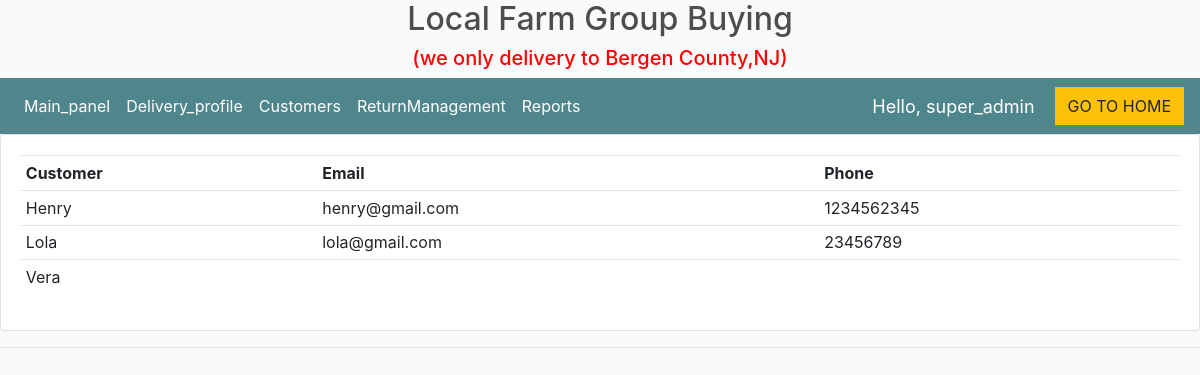
The page /customer_info/ (signed in) on the database its author committed.
### store/models.py (models this page shows, shortened)
class Customer(models.Model):
    user = models.OneToOneField(User, null=True, blank=True, on_delete=models.CASCADE)
    name = models.CharField(max_length=200, null=True)
    email = models.EmailField(max_length=200)
    phone = models.CharField(max_length=200)
    profile_pic = models.ImageField(default='touxiang.png', null=True, blank=True)

### store/decorators.py (the view)
   def wrapper_function(request, *args, **kwargs):
      group = None
      if request.user.groups.exists():
         group = request.user.groups.all()[0].name
      if group == 'customer':
         return redirect('customer')
      if group == 'admin':
         return view_func(request, *args, **kwargs)

### store/views.py (called while the page is built)
@login_required(login_url='login')
@admin_only
def customerInfo(request):
	customers = Customer.objects.all()
	context = {'customers': customers}
	return render(request, 'store/customer_info.html', context)

### store/templates/store/customer_info.html
{%  extends 'store/maindashboard.html' %}
{% load static %}
{% block content %}
<div class="row">
	<div class="col-md">
		<div class="card card-body">
			<table class="table table-sm">
				<tr>
					<th>Customer</th>
					<th>Email</th>
					<th>Phone</th>
				</tr>
				{% for c in customers %}
				    <tr>
						<td>{{c.name}}</td>
						<td>{{c.email}}</td>
						<td>{{c.phone}}</td>
					</tr>
				{% endfor %}
            </table>
		</div>
    </div>
</div>
{% endblock %}

### store/templates/store/navbardashboard.html (shortened to what this page needs)
{% load static %}
<nav class="navbar navbar-expand-lg navbar-dark bg-dark">
    <div class="collapse navbar-collapse" id="navbarSupportedContent">
	    <ul class="navbar-nav mr-auto">
	      <li class="nav-item active">
	        <a class="nav-link" href="{% url 'dashboard' %}">Main_panel </a>
	      </li>
			<li class="nav-item active">
	        <a class="nav-link" href="{% url 'delivery' %}">Delivery_profile</a>
			</li>
			<li class="nav-item active">
	        <a class="nav-link" href="{% url 'customer_info' %}">Customers</a>
			</li>
			<li class="nav-item active">
	        <a class="nav-link" href="{% url 'ReturnManagement' %}">ReturnManagement</a>
			</li>
		 {% if request.user.is_superuser%}
	      <li class="nav-item active">
	        <a class="nav-link" href="{% url 'reports' %}">Reports</a>
	      </li>
			{% endif %}
	    </ul>
	     	<span class="hello-msg">Hello, {{request.user}}</span>
	    <div class="form-inline my-2 my-lg-0">
	     	<a href="{% url 'homein' %}"class="btn btn-warning">GO TO HOME</a>
	    </div>
       </div>
	 </nav>

### static/css/main.css (style rules this page uses)
body { background-color: hsl(0, 0%, 98%); }
.bg-dark { background-color: #4f868c!important; }
.btn { border-radius: 0; }

### store/templates/store/navbardashboard.html (style rules this page uses)
.hello-msg { font-size: 18px; color: #fff; margin-right: 20px; }

### rows shown on the page
Customer: name "Henry", email "henry@gmail.com", phone "1234562345"
Customer: name "Lola", email "lola@gmail.com", phone "23456789"
Customer: name "Vera"

### other values the page prints
{{ request.user }} "super_admin"
